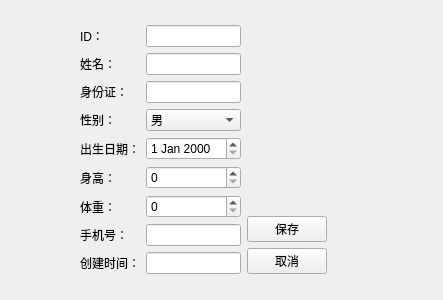
<?xml version="1.0" encoding="UTF-8"?>
<ui version="4.0">
 <class>PatienEditView</class>
 <widget class="QWidget" name="PatienEditView">
  <property name="geometry">
   <rect>
    <x>0</x>
    <y>0</y>
    <width>443</width>
    <height>300</height>
   </rect>
  </property>
  <property name="windowTitle">
   <string>编辑患者信息</string>
  </property>
  <layout class="QVBoxLayout" name="verticalLayout_3">
   <item>
    <spacer name="verticalSpacer_2">
     <property name="orientation">
      <enum>Qt::Orientation::Vertical</enum>
     </property>
     <property name="sizeHint" stdset="0">
      <size>
       <width>20</width>
       <height>44</height>
      </size>
     </property>
    </spacer>
   </item>
   <item>
    <layout class="QHBoxLayout" name="horizontalLayout_2">
     <item>
      <spacer name="horizontalSpacer">
       <property name="orientation">
        <enum>Qt::Orientation::Horizontal</enum>
       </property>
       <property name="sizeType">
        <enum>QSizePolicy::Policy::Fixed</enum>
       </property>
       <property name="sizeHint" stdset="0">
        <size>
         <width>69</width>
         <height>20</height>
        </size>
       </property>
      </spacer>
     </item>
     <item>
      <layout class="QHBoxLayout" name="horizontalLayout">
       <item>
        <layout class="QFormLayout" name="formLayout">
         <item row="0" column="0">
          <widget class="QLabel" name="label">
           <property name="text">
            <string>ID：</string>
           </property>
          </widget>
         </item>
         <item row="0" column="1">
          <widget class="QLineEdit" name="dbEditID"/>
         </item>
         <item row="1" column="0">
          <widget class="QLabel" name="label_2">
           <property name="text">
            <string>姓名：</string>
           </property>
          </widget>
         </item>
         <item row="1" column="1">
          <widget class="QLineEdit" name="dbEditName"/>
         </item>
         <item row="2" column="0">
          <widget class="QLabel" name="label_3">
           <property name="text">
            <string>身份证：</string>
           </property>
          </widget>
         </item>
         <item row="2" column="1">
          <widget class="QLineEdit" name="dbEditIDcard"/>
         </item>
         <item row="3" column="0">
          <widget class="QLabel" name="label_4">
           <property name="text">
            <string>性别：</string>
           </property>
          </widget>
         </item>
         <item row="3" column="1">
          <widget class="QComboBox" name="dbComboSex">
           <item>
            <property name="text">
             <string>男</string>
            </property>
           </item>
           <item>
            <property name="text">
             <string>女</string>
            </property>
           </item>
          </widget>
         </item>
         <item row="4" column="0">
          <widget class="QLabel" name="label_5">
           <property name="text">
            <string>出生日期：</string>
           </property>
          </widget>
         </item>
         <item row="4" column="1">
          <widget class="QDateEdit" name="dbDateEditDOB"/>
         </item>
         <item row="5" column="0">
          <widget class="QLabel" name="label_6">
           <property name="text">
            <string>身高：</string>
           </property>
          </widget>
         </item>
         <item row="5" column="1">
          <widget class="QSpinBox" name="dbSpinHeight">
           <property name="maximum">
            <number>300</number>
           </property>
           <property name="stepType">
            <enum>QAbstractSpinBox::StepType::DefaultStepType</enum>
           </property>
           <property name="value">
            <number>0</number>
           </property>
          </widget>
         </item>
         <item row="6" column="0">
          <widget class="QLabel" name="label_7">
           <property name="text">
            <string>体重：</string>
           </property>
          </widget>
         </item>
         <item row="6" column="1">
          <widget class="QSpinBox" name="dbSpinWeight">
           <property name="maximum">
            <number>200</number>
           </property>
          </widget>
         </item>
         <item row="7" column="0">
          <widget class="QLabel" name="label_8">
           <property name="text">
            <string>手机号：</string>
           </property>
          </widget>
         </item>
         <item row="7" column="1">
          <widget class="QLineEdit" name="dbEditMobile"/>
         </item>
         <item row="8" column="0">
          <widget class="QLabel" name="label_9">
           <property name="text">
            <string>创建时间：</string>
           </property>
          </widget>
         </item>
         <item row="8" column="1">
          <widget class="QLineEdit" name="dbCreatedTimeStamp"/>
         </item>
        </layout>
       </item>
       <item>
        <layout class="QVBoxLayout" name="verticalLayout_2">
         <item>
          <spacer name="verticalSpacer">
           <property name="orientation">
            <enum>Qt::Orientation::Vertical</enum>
           </property>
           <property name="sizeHint" stdset="0">
            <size>
             <width>20</width>
             <height>40</height>
            </size>
           </property>
          </spacer>
         </item>
         <item>
          <layout class="QVBoxLayout" name="verticalLayout">
           <item>
            <widget class="QPushButton" name="btSave">
             <property name="text">
              <string>保存</string>
             </property>
            </widget>
           </item>
           <item>
            <widget class="QPushButton" name="btCancel">
             <property name="text">
              <string>取消</string>
             </property>
            </widget>
           </item>
          </layout>
         </item>
        </layout>
       </item>
      </layout>
     </item>
     <item>
      <spacer name="horizontalSpacer_2">
       <property name="orientation">
        <enum>Qt::Orientation::Horizontal</enum>
       </property>
       <property name="sizeHint" stdset="0">
        <size>
         <width>119</width>
         <height>20</height>
        </size>
       </property>
      </spacer>
     </item>
    </layout>
   </item>
   <item>
    <spacer name="verticalSpacer_3">
     <property name="orientation">
      <enum>Qt::Orientation::Vertical</enum>
     </property>
     <property name="sizeHint" stdset="0">
      <size>
       <width>20</width>
       <height>44</height>
      </size>
     </property>
    </spacer>
   </item>
  </layout>
 </widget>
 <resources/>
 <connections/>
</ui>
